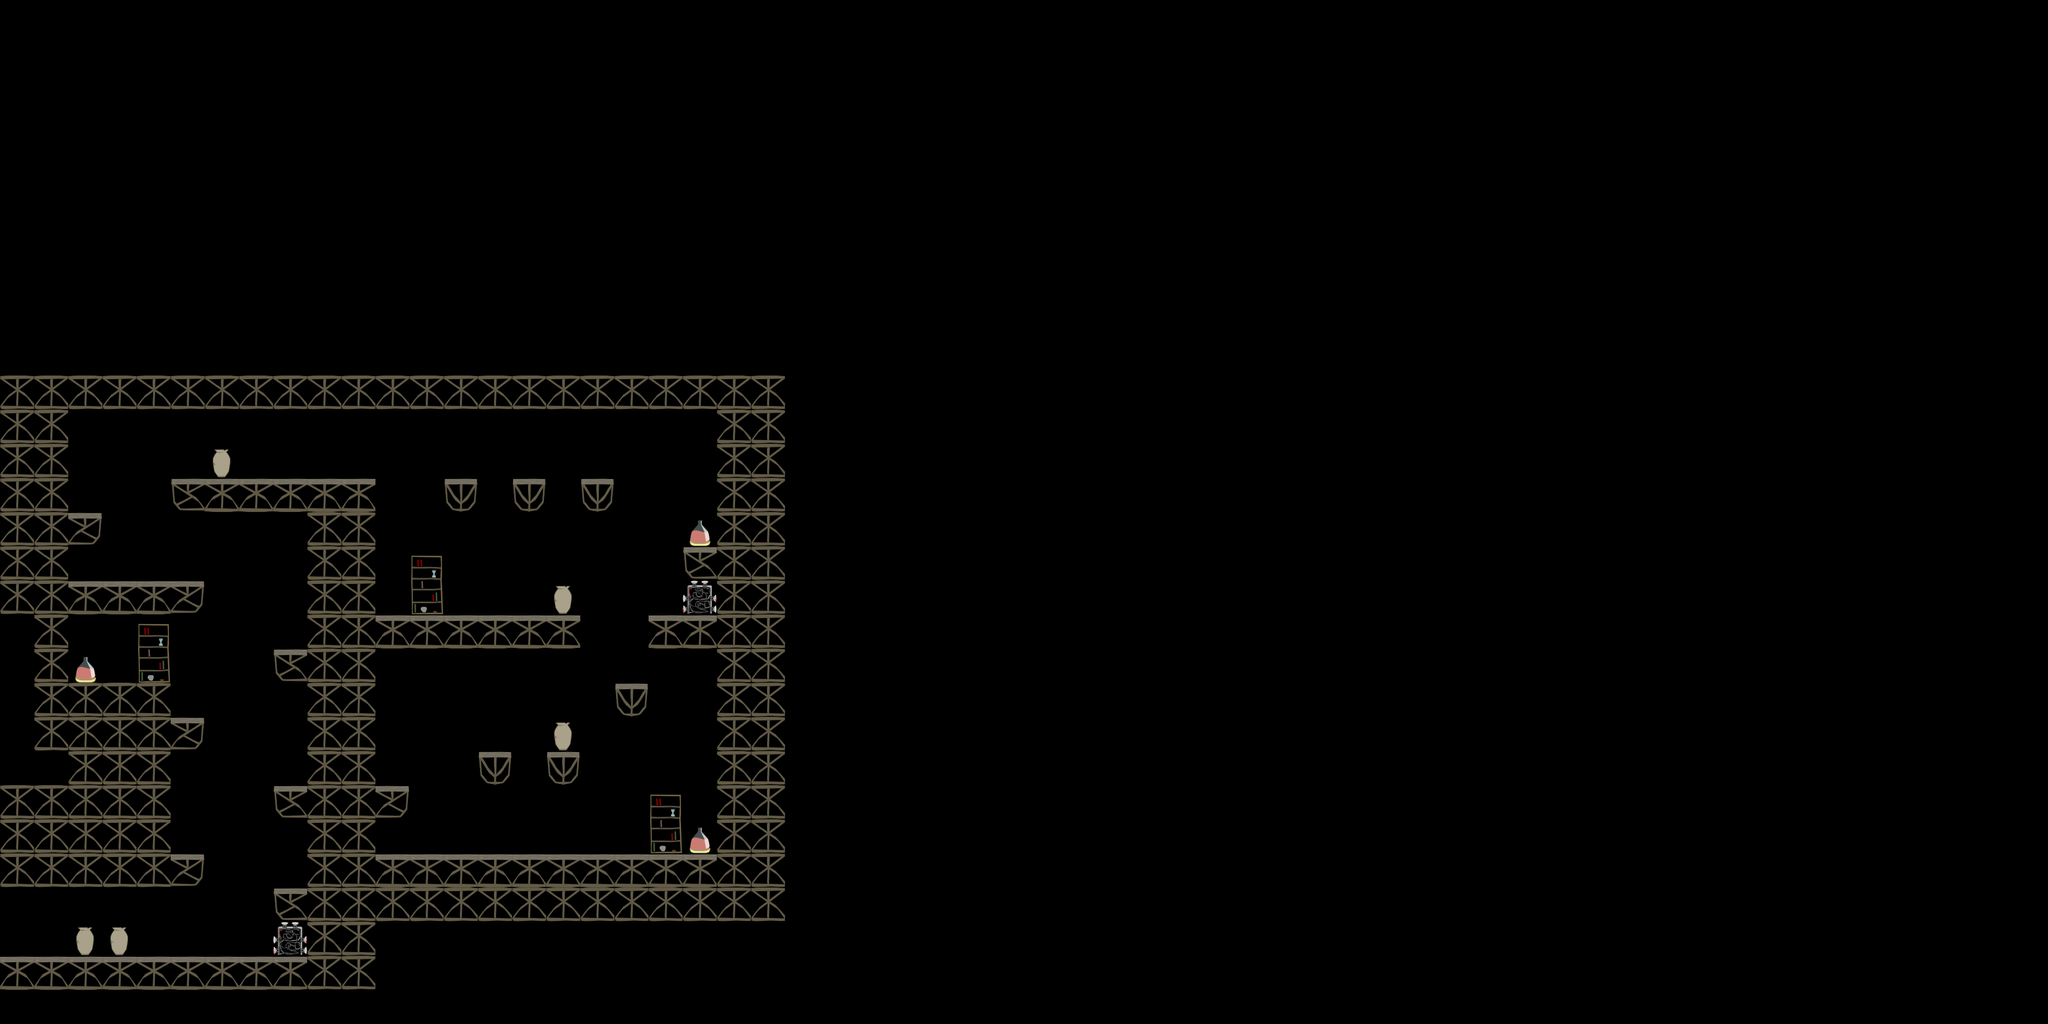

This is a level from a 2D game, rendered from its Tiled map with the project's own tilesets. A one-line summary and the map file follow, with tile-layer data summarised:
An orthogonal 60x30 tile map with 64x64 px tiles, 5 tile layers (background, walls, hazards, pickups, ...) and 7 objects (enemy1, enemy2, enemy3, enemy4, spawn1, ...).

<map version="1.0" orientation="orthogonal" width="60" height="30" tilewidth="64" tileheight="64">
 <tileset firstgid="1" name="StandardTiles" tilewidth="64" tileheight="64">
  <image source="DuelMapTiles-hd.png" width="256" height="256" />
 </tileset>
 <layer name="background" width="60" height="30">
  <data>[1800 cells, 6 non-empty, 2 distinct tile ids]</data>
 </layer>
 <layer name="walls" width="60" height="30">
  <data>[1800 cells, 182 non-empty, 5 distinct tile ids]</data>
 </layer>
 <layer name="hazards" width="60" height="30">
  <data>[1800 cells, 2 non-empty, 1 distinct tile ids]</data>
 </layer>
 <layer name="pickups" width="60" height="30">
  <data>[1800 cells, 3 non-empty, 1 distinct tile ids]</data>
 </layer>
 <layer name="falseWalls" width="60" height="30">
  <data>[1800 cells, 5 non-empty, 1 distinct tile ids]</data>
 </layer>
 <objectgroup name="enemies" width="60" height="30">
  <object name="enemy1" x="227" y="1241" />
  <object name="enemy2" x="924" y="1112" />
  <object name="enemy3" x="807" y="1561" />
  <object name="enemy4" x="1240" y="1564" />
 </objectgroup>
 <objectgroup name="spawns" width="60" height="30">
  <object name="spawn1" x="169" y="1697" />
 </objectgroup>
 <objectgroup name="doors" width="60" height="30">
  <object name="door1" x="41" y="1756">
   <properties>
    <property name="level" value="2" />
    <property name="spawn" value="2" />
   </properties>
  </object>
 </objectgroup>
 <objectgroup name="relics" width="60" height="30">
  <object name="relic1" x="737" y="1449">
   <properties>
    <property name="name" value="doubleJump" />
   </properties>
  </object>
 </objectgroup>
 <objectgroup name="climbing" width="60" height="30" />
</map>
